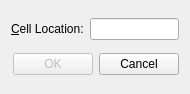
<ui version="4.0" >
 <class>GoToCellDialog</class>
 <widget class="QWidget" name="GoToCellDialog" >
  <property name="geometry" >
   <rect>
    <x>0</x>
    <y>0</y>
    <width>190</width>
    <height>94</height>
   </rect>
  </property>
  <property name="windowTitle" >
   <string>Go to Cell</string>
  </property>
  <layout class="QVBoxLayout" >
   <item>
    <layout class="QHBoxLayout" >
     <item>
      <widget class="QLabel" name="label" >
       <property name="text" >
        <string>&amp;Cell Location:</string>
       </property>
       <property name="buddy" >
        <cstring>lineEdit</cstring>
       </property>
      </widget>
     </item>
     <item>
      <widget class="QLineEdit" name="lineEdit" />
     </item>
    </layout>
   </item>
   <item>
    <layout class="QHBoxLayout" >
     <item>
      <spacer>
       <property name="orientation" >
        <enum>Qt::Horizontal</enum>
       </property>
       <property name="sizeHint" >
        <size>
         <width>40</width>
         <height>20</height>
        </size>
       </property>
      </spacer>
     </item>
     <item>
      <widget class="QPushButton" name="okButton" >
       <property name="enabled" >
        <bool>false</bool>
       </property>
       <property name="text" >
        <string>OK</string>
       </property>
       <property name="default" >
        <bool>true</bool>
       </property>
      </widget>
     </item>
     <item>
      <widget class="QPushButton" name="cancelButton" >
       <property name="text" >
        <string>Cancel</string>
       </property>
      </widget>
     </item>
    </layout>
   </item>
  </layout>
 </widget>
 <tabstops>
  <tabstop>lineEdit</tabstop>
  <tabstop>okButton</tabstop>
  <tabstop>cancelButton</tabstop>
 </tabstops>
 <resources/>
 <connections/>
</ui>
